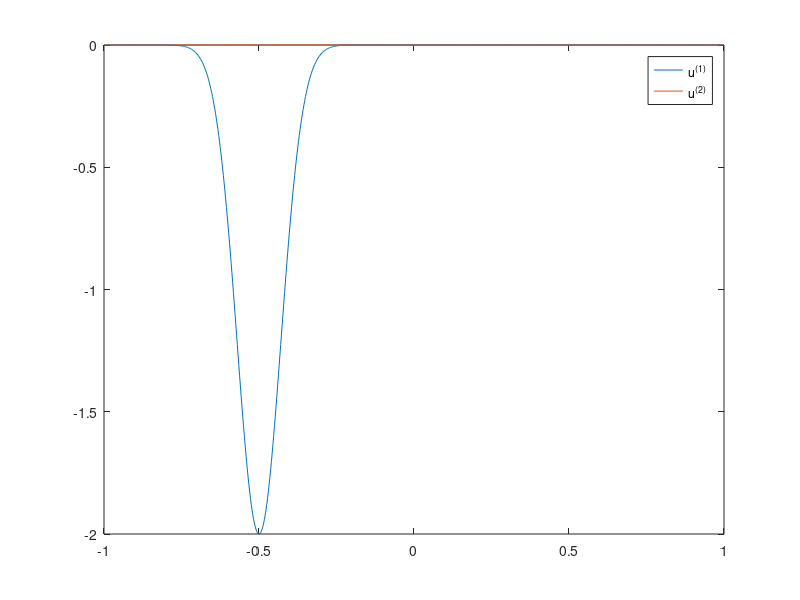

This figure's MATLAB source: (Note: this script raises an error after producing the figure.)
%close all;
%clear;

m = 401;
r_star = 0.1;
x_l = -1;
x_r = 1;
x_I = (x_r+x_l)/2;
l = (x_r-x_l)/2;
h = l/(m-1);
x = x_l:h:x_r;
xl = x_l:h:x_I;
xr = x_I:h:x_r;

T = 1.4;
CFL = 2.04;
k = CFL*h;
theta1 = exp(-(x+0.5).^2/(r_star)^2);
theta2 = -exp(-(x+0.5).^2/(r_star)^2);

u1 = (theta2-theta1)';
u2 = (theta2+theta1)';
figure(1)
plot(x,u1);
hold on
plot(x,u2);
legend("u^{(1)}","u^{(2)}");
%saveas(gcf,"a2t3ini.png");

v = [u1(1:m);u2(1:m);u1(m:2*m-1);u2(m:2*m-1)];
A = [0 1;1 0];
mul = 4;
mur = 1;
etal = sqrt(mul);
etar = sqrt(mur);
Cl = [mul 0;0 1];
Cr = [mur 0;0 1];
SBP4;

A_hat = [A,zeros(2,2);zeros(2,2),A];
C = kron([Cl,zeros(2,2);zeros(2,2),Cr],eye(m));
L = [kron([1 0],e_1'),zeros(1,2*m);zeros(1,2*m),kron([1 0],e_m');kron(eye(2),e_m'),-kron(eye(2),e_1')];
KI = C\kron(eye(4),HI); 
P = eye(4*m)-KI*L'*(L*KI*L')^(-1)*L;
A_r = P*C^(-1)*kron(A_hat,D1)*P;
t = 0;

while t<T
    if t+k>T
        k=T-t;
    end
    w1=A_r*v;
    w2=A_r*(v+k/2*w1);
    w3=A_r*(v+k/2*w2);
    w4=A_r*(v+k*w3);
    v=v+k/6*(w1+2*w2+2*w3+w4);
    t=t+k;
end

u1 = [v(1:m);v(2*m+2:3*m)];
u41 = u1;
u2 = [v(m+1:2*m);v(3*m+2:4*m)];
u42 = u2;
figure(2)
plot(x,u1);
hold on
plot(x,u2);
legend("u^{(1)}","u^{(2)}");
%saveas(gcf,"a2t3t14.png");

a = [];
b = [];
for i = 2:400
    j = (i-1)*2;
    a = [a;u41(j+1)];
    b = [b;u42(j+1)];
end
a = [u41(1);a;u41(801)];
b = [u42(1);b;u42(801)];
%0.0206  0.0023 2.7066e-04
sqrt(0.02)*norm([a;b]-[u11;u12]);